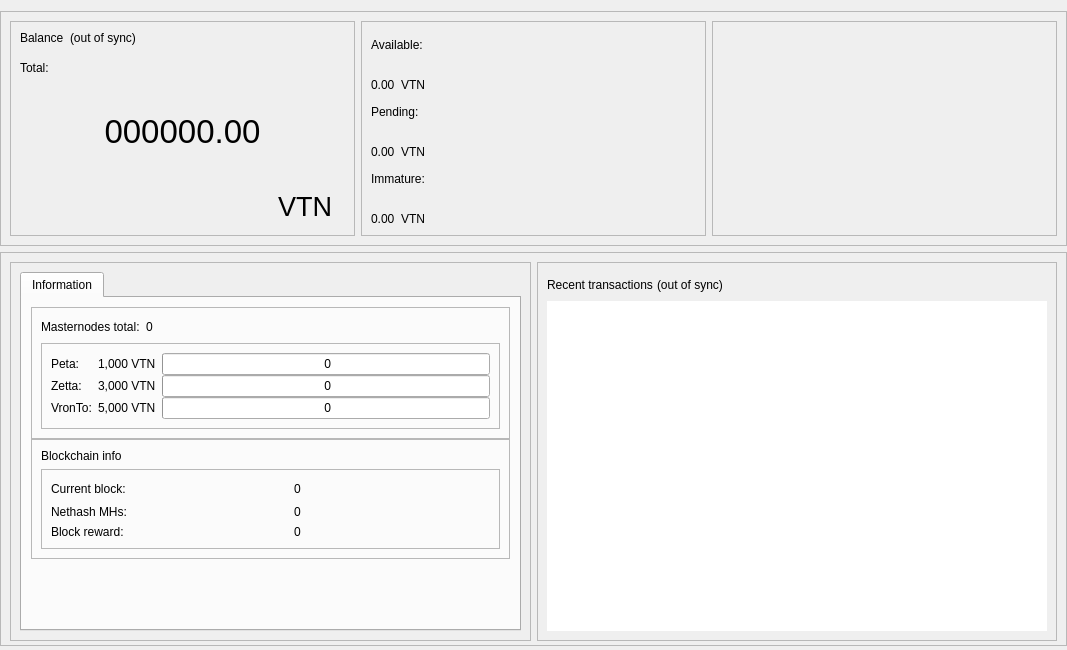
<?xml version="1.0" encoding="UTF-8"?>
<ui version="4.0">
 <class>OverviewPage</class>
 <widget class="QWidget" name="OverviewPage">
  <property name="geometry">
   <rect>
    <x>0</x>
    <y>0</y>
    <width>1067</width>
    <height>650</height>
   </rect>
  </property>
  <property name="minimumSize">
   <size>
    <width>960</width>
    <height>0</height>
   </size>
  </property>
  <property name="windowTitle">
   <string>Form</string>
  </property>
  <layout class="QVBoxLayout" name="topLayout">
   <property name="leftMargin">
    <number>0</number>
   </property>
   <property name="rightMargin">
    <number>0</number>
   </property>
   <property name="bottomMargin">
    <number>4</number>
   </property>
   <item>
    <layout class="QVBoxLayout" name="verticalLayout_main">
     <property name="sizeConstraint">
      <enum>QLayout::SetDefaultConstraint</enum>
     </property>
     <property name="leftMargin">
      <number>0</number>
     </property>
     <property name="rightMargin">
      <number>0</number>
     </property>
     <item>
      <widget class="QFrame" name="frame_blue">
       <property name="enabled">
        <bool>true</bool>
       </property>
       <property name="sizePolicy">
        <sizepolicy hsizetype="Preferred" vsizetype="Preferred">
         <horstretch>0</horstretch>
         <verstretch>0</verstretch>
        </sizepolicy>
       </property>
       <property name="minimumSize">
        <size>
         <width>1065</width>
         <height>220</height>
        </size>
       </property>
       <property name="maximumSize">
        <size>
         <width>16777215</width>
         <height>16777215</height>
        </size>
       </property>
       <property name="sizeIncrement">
        <size>
         <width>0</width>
         <height>0</height>
        </size>
       </property>
       <property name="baseSize">
        <size>
         <width>0</width>
         <height>500</height>
        </size>
       </property>
       <property name="frameShape">
        <enum>QFrame::StyledPanel</enum>
       </property>
       <property name="frameShadow">
        <enum>QFrame::Raised</enum>
       </property>
       <layout class="QHBoxLayout" name="horizontalLayout">
        <item>
         <widget class="QFrame" name="frame_blue_1">
          <property name="minimumSize">
           <size>
            <width>345</width>
            <height>200</height>
           </size>
          </property>
          <property name="maximumSize">
           <size>
            <width>16777215</width>
            <height>16777215</height>
           </size>
          </property>
          <property name="frameShape">
           <enum>QFrame::StyledPanel</enum>
          </property>
          <property name="frameShadow">
           <enum>QFrame::Raised</enum>
          </property>
          <layout class="QHBoxLayout" name="horizontalLayout_2">
           <item>
            <layout class="QVBoxLayout" name="verticalLayout">
             <item>
              <layout class="QHBoxLayout" name="horizontalLayout_3">
               <property name="spacing">
                <number>6</number>
               </property>
               <property name="sizeConstraint">
                <enum>QLayout::SetFixedSize</enum>
               </property>
               <item>
                <widget class="QLabel" name="label_5">
                 <property name="minimumSize">
                  <size>
                   <width>0</width>
                   <height>24</height>
                  </size>
                 </property>
                 <property name="maximumSize">
                  <size>
                   <width>16777215</width>
                   <height>24</height>
                  </size>
                 </property>
                 <property name="text">
                  <string>Balance</string>
                 </property>
                 <property name="alignment">
                  <set>Qt::AlignLeading|Qt::AlignLeft|Qt::AlignTop</set>
                 </property>
                </widget>
               </item>
               <item>
                <widget class="QLabel" name="labelWalletStatus">
                 <property name="minimumSize">
                  <size>
                   <width>0</width>
                   <height>24</height>
                  </size>
                 </property>
                 <property name="maximumSize">
                  <size>
                   <width>16777215</width>
                   <height>24</height>
                  </size>
                 </property>
                 <property name="text">
                  <string>(out of sync)</string>
                 </property>
                 <property name="alignment">
                  <set>Qt::AlignLeading|Qt::AlignLeft|Qt::AlignTop</set>
                 </property>
                </widget>
               </item>
               <item>
                <spacer name="horizontalSpacer">
                 <property name="orientation">
                  <enum>Qt::Horizontal</enum>
                 </property>
                 <property name="sizeHint" stdset="0">
                  <size>
                   <width>40</width>
                   <height>20</height>
                  </size>
                 </property>
                </spacer>
               </item>
              </layout>
             </item>
             <item>
              <widget class="QLabel" name="labelTotalText">
               <property name="maximumSize">
                <size>
                 <width>16777215</width>
                 <height>15</height>
                </size>
               </property>
               <property name="text">
                <string>Total:</string>
               </property>
              </widget>
             </item>
             <item>
              <widget class="QLabel" name="labelTotal">
               <property name="sizePolicy">
                <sizepolicy hsizetype="Preferred" vsizetype="Preferred">
                 <horstretch>0</horstretch>
                 <verstretch>0</verstretch>
                </sizepolicy>
               </property>
               <property name="minimumSize">
                <size>
                 <width>0</width>
                 <height>100</height>
                </size>
               </property>
               <property name="maximumSize">
                <size>
                 <width>16777215</width>
                 <height>100</height>
                </size>
               </property>
               <property name="font">
                <font>
                 <pointsize>25</pointsize>
                 <weight>50</weight>
                 <bold>false</bold>
                </font>
               </property>
               <property name="mouseTracking">
                <bool>false</bool>
               </property>
               <property name="text">
                <string>000000.00</string>
               </property>
               <property name="alignment">
                <set>Qt::AlignCenter</set>
               </property>
              </widget>
             </item>
             <item>
              <layout class="QHBoxLayout" name="horizontalLayout_11">
               <item>
                <spacer name="horizontalSpacer_8">
                 <property name="orientation">
                  <enum>Qt::Horizontal</enum>
                 </property>
                 <property name="sizeHint" stdset="0">
                  <size>
                   <width>40</width>
                   <height>20</height>
                  </size>
                 </property>
                </spacer>
               </item>
               <item>
                <widget class="QPushButton" name="blabel_VronToNode">
                 <property name="font">
                  <font>
                   <pointsize>20</pointsize>
                   <italic>false</italic>
                   <kerning>true</kerning>
                  </font>
                 </property>
                 <property name="cursor">
                  <cursorShape>PointingHandCursor</cursorShape>
                 </property>
                 <property name="text">
                  <string>VTN</string>
                 </property>
                 <property name="flat">
                  <bool>true</bool>
                 </property>
                </widget>
               </item>
              </layout>
             </item>
            </layout>
           </item>
          </layout>
         </widget>
        </item>
        <item>
         <widget class="QFrame" name="frame_blue_2">
          <property name="minimumSize">
           <size>
            <width>345</width>
            <height>200</height>
           </size>
          </property>
          <property name="maximumSize">
           <size>
            <width>16777215</width>
            <height>16777215</height>
           </size>
          </property>
          <property name="frameShape">
           <enum>QFrame::StyledPanel</enum>
          </property>
          <property name="frameShadow">
           <enum>QFrame::Raised</enum>
          </property>
          <layout class="QVBoxLayout" name="verticalLayout_3">
           <item>
            <layout class="QVBoxLayout" name="verticalLayout_2">
             <item>
              <widget class="QLabel" name="labelBalanceText">
               <property name="text">
                <string>Available:</string>
               </property>
              </widget>
             </item>
             <item>
              <layout class="QHBoxLayout" name="horizontalLayout_4">
               <item>
                <widget class="QLabel" name="labelBalance">
                 <property name="text">
                  <string>0.00</string>
                 </property>
                 <property name="alignment">
                  <set>Qt::AlignBottom|Qt::AlignLeading|Qt::AlignLeft</set>
                 </property>
                </widget>
               </item>
               <item>
                <widget class="QLabel" name="label_VronToNode2">
                 <property name="text">
                  <string>VTN</string>
                 </property>
                 <property name="alignment">
                  <set>Qt::AlignBottom|Qt::AlignLeading|Qt::AlignLeft</set>
                 </property>
                </widget>
               </item>
               <item>
                <spacer name="horizontalSpacer_3">
                 <property name="orientation">
                  <enum>Qt::Horizontal</enum>
                 </property>
                 <property name="sizeHint" stdset="0">
                  <size>
                   <width>40</width>
                   <height>20</height>
                  </size>
                 </property>
                </spacer>
               </item>
              </layout>
             </item>
             <item>
              <widget class="QLabel" name="labelPendingText">
               <property name="text">
                <string>Pending:</string>
               </property>
              </widget>
             </item>
             <item>
              <layout class="QHBoxLayout" name="horizontalLayout_5">
               <item>
                <widget class="QLabel" name="labelUnconfirmed">
                 <property name="text">
                  <string>0.00</string>
                 </property>
                 <property name="alignment">
                  <set>Qt::AlignBottom|Qt::AlignLeading|Qt::AlignLeft</set>
                 </property>
                </widget>
               </item>
               <item>
                <widget class="QLabel" name="label_VronToNode3">
                 <property name="text">
                  <string>VTN</string>
                 </property>
                 <property name="alignment">
                  <set>Qt::AlignBottom|Qt::AlignLeading|Qt::AlignLeft</set>
                 </property>
                </widget>
               </item>
               <item>
                <spacer name="horizontalSpacer_4">
                 <property name="orientation">
                  <enum>Qt::Horizontal</enum>
                 </property>
                 <property name="sizeHint" stdset="0">
                  <size>
                   <width>40</width>
                   <height>20</height>
                  </size>
                 </property>
                </spacer>
               </item>
              </layout>
             </item>
             <item>
              <widget class="QLabel" name="labelImmatureText">
               <property name="text">
                <string>Immature:</string>
               </property>
              </widget>
             </item>
             <item>
              <layout class="QHBoxLayout" name="horizontalLayout_6">
               <item>
                <widget class="QLabel" name="labelImmature">
                 <property name="text">
                  <string>0.00</string>
                 </property>
                 <property name="alignment">
                  <set>Qt::AlignBottom|Qt::AlignLeading|Qt::AlignLeft</set>
                 </property>
                </widget>
               </item>
               <item>
                <widget class="QLabel" name="label_VronToNode4">
                 <property name="text">
                  <string>VTN</string>
                 </property>
                 <property name="alignment">
                  <set>Qt::AlignBottom|Qt::AlignLeading|Qt::AlignLeft</set>
                 </property>
                </widget>
               </item>
               <item>
                <spacer name="horizontalSpacer_5">
                 <property name="orientation">
                  <enum>Qt::Horizontal</enum>
                 </property>
                 <property name="sizeHint" stdset="0">
                  <size>
                   <width>40</width>
                   <height>20</height>
                  </size>
                 </property>
                </spacer>
               </item>
              </layout>
             </item>
            </layout>
           </item>
          </layout>
         </widget>
        </item>
        <item>
         <spacer name="horizontalSpacer_9">
          <property name="orientation">
           <enum>Qt::Horizontal</enum>
          </property>
          <property name="sizeHint" stdset="0">
           <size>
            <width>40</width>
            <height>20</height>
           </size>
          </property>
         </spacer>
        </item>
        <item>
         <widget class="QFrame" name="frame_blue_3">
          <property name="minimumSize">
           <size>
            <width>345</width>
            <height>200</height>
           </size>
          </property>
          <property name="maximumSize">
           <size>
            <width>16777215</width>
            <height>16777215</height>
           </size>
          </property>
          <property name="frameShape">
           <enum>QFrame::StyledPanel</enum>
          </property>
          <property name="frameShadow">
           <enum>QFrame::Raised</enum>
          </property>
          <layout class="QVBoxLayout" name="verticalLayout_5">
           <item>
            <layout class="QVBoxLayout" name="verticalLayout_4"/>
           </item>
          </layout>
         </widget>
        </item>
       </layout>
      </widget>
     </item>
     <item>
      <widget class="QFrame" name="frame_bottom">
       <property name="minimumSize">
        <size>
         <width>0</width>
         <height>100</height>
        </size>
       </property>
       <property name="maximumSize">
        <size>
         <width>16777215</width>
         <height>16777215</height>
        </size>
       </property>
       <property name="frameShape">
        <enum>QFrame::StyledPanel</enum>
       </property>
       <property name="frameShadow">
        <enum>QFrame::Raised</enum>
       </property>
       <layout class="QHBoxLayout" name="horizontalLayout_7">
        <property name="bottomMargin">
         <number>4</number>
        </property>
        <item>
         <widget class="QFrame" name="frame_bottom_1">
          <property name="minimumSize">
           <size>
            <width>355</width>
            <height>100</height>
           </size>
          </property>
          <property name="maximumSize">
           <size>
            <width>16777215</width>
            <height>16777215</height>
           </size>
          </property>
          <property name="frameShape">
           <enum>QFrame::StyledPanel</enum>
          </property>
          <property name="frameShadow">
           <enum>QFrame::Raised</enum>
          </property>
          <layout class="QVBoxLayout" name="verticalLayout_9">
           <property name="bottomMargin">
            <number>9</number>
           </property>
           <item>
            <layout class="QVBoxLayout" name="verticalLayout_7">
             <item>
              <widget class="QTabWidget" name="AdditionalFeatures">
               <property name="currentIndex">
                <number>1</number>
               </property>
               <property name="tabBarAutoHide">
                <bool>false</bool>
               </property>
               <widget class="QWidget" name="TabInformation">
                <attribute name="title">
                 <string>Information</string>
                </attribute>
                <layout class="QVBoxLayout" name="verticalLayout_13">
                 <item>
                  <layout class="QVBoxLayout" name="verticalLayout_11">
                   <property name="spacing">
                    <number>0</number>
                   </property>
                   <item>
                    <layout class="QVBoxLayout" name="verticalLayout_16"/>
                   </item>
                   <item>
                    <widget class="QFrame" name="frameMnInfo">
                     <property name="minimumSize">
                      <size>
                       <width>0</width>
                       <height>100</height>
                      </size>
                     </property>
                     <property name="frameShape">
                      <enum>QFrame::StyledPanel</enum>
                     </property>
                     <property name="frameShadow">
                      <enum>QFrame::Raised</enum>
                     </property>
                     <layout class="QVBoxLayout" name="verticalLayout_17">
                      <item>
                       <layout class="QHBoxLayout" name="horizontalLayout_9">
                        <item>
                         <widget class="QLabel" name="labelMnTotal">
                          <property name="minimumSize">
                           <size>
                            <width>0</width>
                            <height>0</height>
                           </size>
                          </property>
                          <property name="maximumSize">
                           <size>
                            <width>16777215</width>
                            <height>16777215</height>
                           </size>
                          </property>
                          <property name="text">
                           <string>Masternodes total:</string>
                          </property>
                         </widget>
                        </item>
                        <item>
                         <widget class="QLabel" name="labelMnTotal_Value">
                          <property name="text">
                           <string>0</string>
                          </property>
                         </widget>
                        </item>
                        <item>
                         <spacer name="horizontalSpacer_7">
                          <property name="orientation">
                           <enum>Qt::Horizontal</enum>
                          </property>
                          <property name="sizeHint" stdset="0">
                           <size>
                            <width>40</width>
                            <height>20</height>
                           </size>
                          </property>
                         </spacer>
                        </item>
                       </layout>
                      </item>
                      <item>
                       <widget class="QFrame" name="frameMnInfoLevels">
                        <property name="minimumSize">
                         <size>
                          <width>0</width>
                          <height>80</height>
                         </size>
                        </property>
                        <property name="frameShape">
                         <enum>QFrame::StyledPanel</enum>
                        </property>
                        <property name="frameShadow">
                         <enum>QFrame::Raised</enum>
                        </property>
                        <layout class="QGridLayout" name="gridLayout_2">
                         <property name="horizontalSpacing">
                          <number>6</number>
                         </property>
                         <property name="verticalSpacing">
                          <number>0</number>
                         </property>
                         <item row="0" column="2">
                          <widget class="QProgressBar" name="graphMN1">
                           <property name="minimumSize">
                            <size>
                             <width>0</width>
                             <height>20</height>
                            </size>
                           </property>
                           <property name="maximumSize">
                            <size>
                             <width>16777215</width>
                             <height>16777215</height>
                            </size>
                           </property>
                           <property name="value">
                            <number>0</number>
                           </property>
                           <property name="format">
                            <string> %v</string>
                           </property>
                          </widget>
                         </item>
                         <item row="1" column="2">
                          <widget class="QProgressBar" name="graphMN2">
                           <property name="minimumSize">
                            <size>
                             <width>0</width>
                             <height>20</height>
                            </size>
                           </property>
                           <property name="maximumSize">
                            <size>
                             <width>16777215</width>
                             <height>16777215</height>
                            </size>
                           </property>
                           <property name="value">
                            <number>0</number>
                           </property>
                           <property name="format">
                            <string> %v</string>
                           </property>
                          </widget>
                         </item>
                         <item row="3" column="2">
                          <widget class="QProgressBar" name="graphMN3">
                           <property name="minimumSize">
                            <size>
                             <width>0</width>
                             <height>20</height>
                            </size>
                           </property>
                           <property name="maximumSize">
                            <size>
                             <width>16777215</width>
                             <height>16777215</height>
                            </size>
                           </property>
                           <property name="value">
                            <number>0</number>
                           </property>
                           <property name="format">
                            <string> %v</string>
                           </property>
                          </widget>
                         </item>
                         <item row="1" column="0">
                          <widget class="QLabel" name="label_2">
                           <property name="minimumSize">
                            <size>
                             <width>0</width>
                             <height>0</height>
                            </size>
                           </property>
                           <property name="maximumSize">
                            <size>
                             <width>16777215</width>
                             <height>16777215</height>
                            </size>
                           </property>
                           <property name="text">
                            <string>Zetta:</string>
                           </property>
                          </widget>
                         </item>
                         <item row="3" column="0">
                          <widget class="QLabel" name="label_3">
                           <property name="minimumSize">
                            <size>
                             <width>0</width>
                             <height>0</height>
                            </size>
                           </property>
                           <property name="maximumSize">
                            <size>
                             <width>16777215</width>
                             <height>16777215</height>
                            </size>
                           </property>
                           <property name="text">
                            <string>VronTo:</string>
                           </property>
                          </widget>
                         </item>
                         <item row="0" column="0">
                          <widget class="QLabel" name="label">
                           <property name="minimumSize">
                            <size>
                             <width>0</width>
                             <height>0</height>
                            </size>
                           </property>
                           <property name="maximumSize">
                            <size>
                             <width>16777215</width>
                             <height>16777215</height>
                            </size>
                           </property>
                           <property name="text">
                            <string>Peta:</string>
                           </property>
                          </widget>
                         </item>
                         <item row="0" column="1">
                          <widget class="QLabel" name="label_lcolat">
                           <property name="text">
                            <string>1,000 VTN</string>
                           </property>
                          </widget>
                         </item>
                         <item row="1" column="1">
                          <widget class="QLabel" name="label_mcolat">
                           <property name="text">
                            <string>3,000 VTN</string>
                           </property>
                          </widget>
                         </item>
                         <item row="3" column="1">
                          <widget class="QLabel" name="label_fcolat">
                           <property name="text">
                            <string>5,000 VTN</string>
                           </property>
                          </widget>
                         </item>
                        </layout>
                       </widget>
                      </item>
                     </layout>
                    </widget>
                   </item>
                   <item>
                    <widget class="QFrame" name="frameBlockchainInfo">
                     <property name="minimumSize">
                      <size>
                       <width>0</width>
                       <height>100</height>
                      </size>
                     </property>
                     <property name="frameShape">
                      <enum>QFrame::StyledPanel</enum>
                     </property>
                     <property name="frameShadow">
                      <enum>QFrame::Raised</enum>
                     </property>
                     <layout class="QVBoxLayout" name="verticalLayout_18">
                      <item>
                       <widget class="QLabel" name="label_blockchaininfo">
                        <property name="text">
                         <string>Blockchain info</string>
                        </property>
                       </widget>
                      </item>
                      <item>
                       <widget class="QFrame" name="frameBlockchainInfoData">
                        <property name="minimumSize">
                         <size>
                          <width>0</width>
                          <height>0</height>
                         </size>
                        </property>
                        <property name="frameShape">
                         <enum>QFrame::StyledPanel</enum>
                        </property>
                        <property name="frameShadow">
                         <enum>QFrame::Raised</enum>
                        </property>
                        <layout class="QGridLayout" name="gridLayout_3">
                         <property name="verticalSpacing">
                          <number>6</number>
                         </property>
                         <item row="0" column="2">
                          <widget class="QLabel" name="label_CurrentBlock_value">
                           <property name="text">
                            <string>0</string>
                           </property>
                          </widget>
                         </item>
                         <item row="0" column="0">
                          <widget class="QLabel" name="label_CurrentBlock">
                           <property name="minimumSize">
                            <size>
                             <width>0</width>
                             <height>0</height>
                            </size>
                           </property>
                           <property name="maximumSize">
                            <size>
                             <width>16777215</width>
                             <height>16777215</height>
                            </size>
                           </property>
                           <property name="text">
                            <string>Current block:</string>
                           </property>
                          </widget>
                         </item>
                         <item row="1" column="2">
                          <widget class="QLabel" name="label_Nethash_value">
                           <property name="text">
                            <string>0</string>
                           </property>
                          </widget>
                         </item>
                         <item row="2" column="0">
                          <widget class="QLabel" name="label_CurrentBlockReward">
                           <property name="text">
                            <string>Block reward:</string>
                           </property>
                          </widget>
                         </item>
                         <item row="1" column="0">
                          <widget class="QLabel" name="label_Nethash">
                           <property name="text">
                            <string>Nethash MHs:</string>
                           </property>
                          </widget>
                         </item>
                         <item row="2" column="2">
                          <widget class="QLabel" name="label_CurrentBlockReward_value">
                           <property name="text">
                            <string>0</string>
                           </property>
                          </widget>
                         </item>
                         <item row="0" column="1">
                          <spacer name="horizontalSpacer_6">
                           <property name="orientation">
                            <enum>Qt::Horizontal</enum>
                           </property>
                           <property name="sizeType">
                            <enum>QSizePolicy::Fixed</enum>
                           </property>
                           <property name="sizeHint" stdset="0">
                            <size>
                             <width>40</width>
                             <height>20</height>
                            </size>
                           </property>
                          </spacer>
                         </item>
                        </layout>
                       </widget>
                      </item>
                     </layout>
                    </widget>
                   </item>
                   <item>
                    <spacer name="verticalSpacer_2">
                     <property name="orientation">
                      <enum>Qt::Vertical</enum>
                     </property>
                     <property name="sizeHint" stdset="0">
                      <size>
                       <width>20</width>
                       <height>10</height>
                      </size>
                     </property>
                    </spacer>
                   </item>
                  </layout>
                 </item>
                </layout>
               </widget>
              </widget>
             </item>
            </layout>
           </item>
          </layout>
         </widget>
        </item>
        <item>
         <widget class="QFrame" name="frame_bottom_2">
          <property name="minimumSize">
           <size>
            <width>0</width>
            <height>100</height>
           </size>
          </property>
          <property name="maximumSize">
           <size>
            <width>16777215</width>
            <height>16777215</height>
           </size>
          </property>
          <property name="frameShape">
           <enum>QFrame::StyledPanel</enum>
          </property>
          <property name="frameShadow">
           <enum>QFrame::Raised</enum>
          </property>
          <layout class="QVBoxLayout" name="verticalLayout_10">
           <item>
            <layout class="QVBoxLayout" name="verticalLayout_8">
             <property name="spacing">
              <number>4</number>
             </property>
             <item>
              <layout class="QHBoxLayout" name="horizontalLayout_8">
               <item>
                <widget class="QLabel" name="label_4">
                 <property name="minimumSize">
                  <size>
                   <width>0</width>
                   <height>25</height>
                  </size>
                 </property>
                 <property name="maximumSize">
                  <size>
                   <width>16777215</width>
                   <height>25</height>
                  </size>
                 </property>
                 <property name="text">
                  <string>Recent transactions</string>
                 </property>
                </widget>
               </item>
               <item>
                <widget class="QLabel" name="labelTransactionsStatus">
                 <property name="text">
                  <string>(out of sync)</string>
                 </property>
                </widget>
               </item>
               <item>
                <spacer name="horizontalSpacer_2">
                 <property name="orientation">
                  <enum>Qt::Horizontal</enum>
                 </property>
                 <property name="sizeHint" stdset="0">
                  <size>
                   <width>40</width>
                   <height>20</height>
                  </size>
                 </property>
                </spacer>
               </item>
              </layout>
             </item>
             <item>
              <widget class="QListView" name="listTransactions">
               <property name="sizePolicy">
                <sizepolicy hsizetype="Expanding" vsizetype="Expanding">
                 <horstretch>0</horstretch>
                 <verstretch>0</verstretch>
                </sizepolicy>
               </property>
               <property name="maximumSize">
                <size>
                 <width>16777215</width>
                 <height>600</height>
                </size>
               </property>
               <property name="styleSheet">
                <string notr="true"/>
               </property>
               <property name="frameShape">
                <enum>QFrame::NoFrame</enum>
               </property>
               <property name="verticalScrollBarPolicy">
                <enum>Qt::ScrollBarAlwaysOff</enum>
               </property>
               <property name="horizontalScrollBarPolicy">
                <enum>Qt::ScrollBarAlwaysOff</enum>
               </property>
               <property name="alternatingRowColors">
                <bool>true</bool>
               </property>
              </widget>
             </item>
            </layout>
           </item>
          </layout>
         </widget>
        </item>
       </layout>
      </widget>
     </item>
    </layout>
   </item>
  </layout>
 </widget>
 <resources/>
 <connections/>
</ui>
